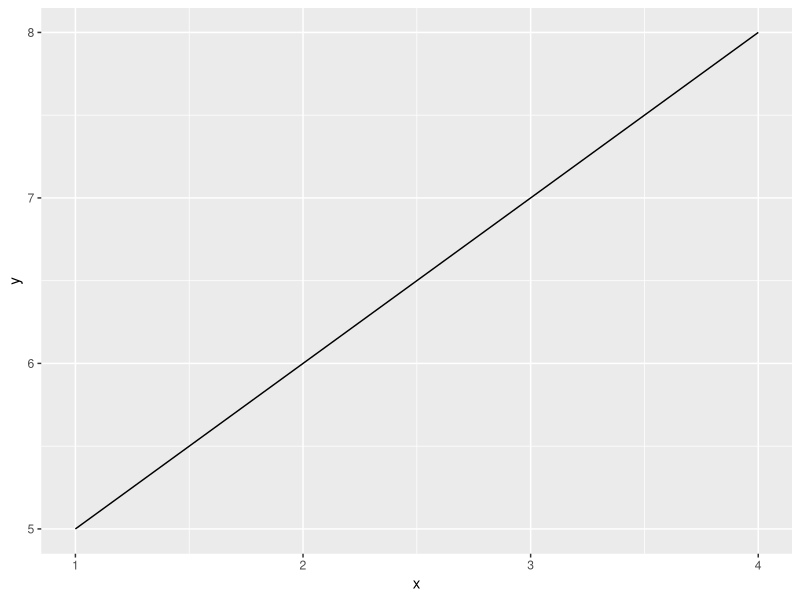

Here is the R script that generated this plot:
# scripts/script.R

# Liste des packages nécessaires
packages <- c("ggplot2", "jsonlite")

# Fonction pour installer les packages manquants
install_if_missing <- function(p) {
    if (!require(p, character.only = TRUE)) {
        install.packages(p, repos = "http://cran.us.r-project.org")
        library(p, character.only = TRUE)
    }
}

# Installer les packages nécessaires
lapply(packages, install_if_missing)

# Générer les données et le graphique
args <- commandArgs(trailingOnly = TRUE)
plot_path <- args[1]

# Débogage
print(paste("Saving plot to:", plot_path))

data <- data.frame(x = c(1, 2, 3, 4), y = c(5, 6, 7, 8))
png(plot_path)
ggplot(data, aes(x=x, y=y)) + geom_line()
dev.off()

# Confirmer la fin de l'exécution
print("Plot saved successfully.")